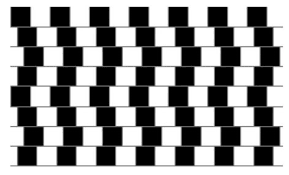
#> input picture linesdetect/lines.png, 289 x 175 px
$ python linesdetect.py
#> lines starting #> are read from the running program, lines starting #| are printed output that depends on the picture; after the words box and inside, x2 and y2 are one past the last pixel; in counts of white or black regions, pixels touching at a corner belong together
import cv2
import numpy as np

#Reading in image
img = cv2.imread('lines.png')
#> img is the input picture: shape (175, 289, 3); min 0, max 255, mean 144.4

#Initializing color gray
gray=cv2.cvtColor(img,cv2.COLOR_BGR2GRAY)

#Detecting edges in image using canny function
edges = cv2.Canny(gray,100,200,apertureSize = 3)
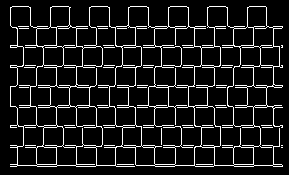
#> edges: shape (175, 289); 10.8% white in thin lines or dots, all inside (x1, y1, x2, y2) = (10, 6, 283, 167)

#Finding line segements using HoughLinesP
lines = cv2.HoughLinesP(edges, 1, np.pi/2, 6, None, 50, 10);
#> lines = 14 rows, first 6: [10, 65, 282, 65], [16, 85, 282, 85], [16, 28, 281, 28], [10, 147, 282, 147], [10, 45, 282, 45], [10, 67, 282, 67]

#Drawing detected lines
for line in lines[0]:
    pt1 = (line[0],line[1])
    pt2 = (line[2],line[3])
    cv2.line(img, pt1, pt2, (0,0,255), 2)
#> this loop made 1 pass
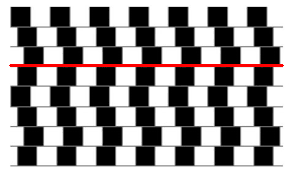
#> img: shape (175, 289, 3); 1.62% of pixels changed, all inside (x1, y1, x2, y2) = (9, 64, 284, 67)
#Displaying results
cv2.imwrite('im.jpg',img)
